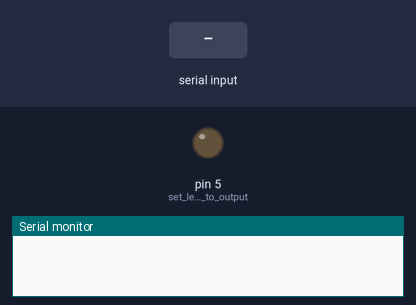
A sketch run on a simulated Arduino Uno, built with avr-gcc and run on an emulated ATmega328P. Shown: output pins drawn as LEDs (lit = HIGH), the last lines printed to the serial monitor. Inputs (shaded band) come from the test bench.

Above: at 2.2 s.
2.3 s: byte 30 received over Serial
At 4.0 s:
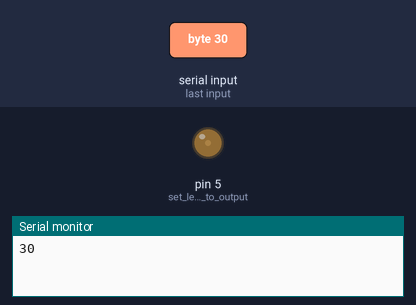
4.8 s: byte 90 received over Serial
At 7.1 s:
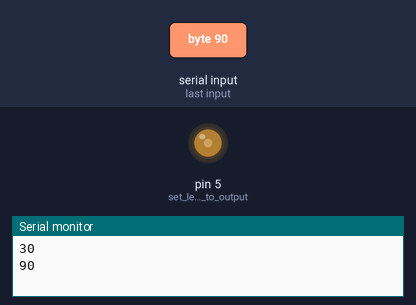
Timing chart, 0 to 8.6 s (numbered marks = the images above; inputs shaded):
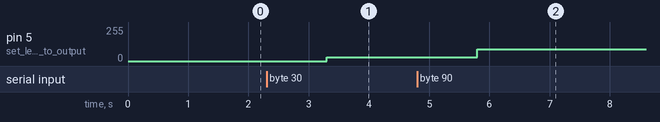

Measured:
- after the input at 2.3 s, pin 5 (set_led_pin_5_to_output): 0/255 → 30/255 after 1.0 s
- after the input at 4.8 s, pin 5 (set_led_pin_5_to_output): 30/255 → 90/255 after 1.0 s

The sketch:

receiver_test_2.ino
```cpp
// RECIEVER
byte incomingByte,pot;

void setup() {

// start serial port at 19200 bps
Serial.begin(19200);

pinMode (5, OUTPUT);  // set led pin 5 to output
delay(1000);
}

void loop() {

 if (Serial.available()) {   // is there any information available on serial port ?
incomingByte = Serial.read(); // assign bytes to the variable ‘incomingByte’
Serial.println(int(incomingByte));
delay(1000);


}
analogWrite (5, incomingByte); //pwm led according to pot values
}
```
